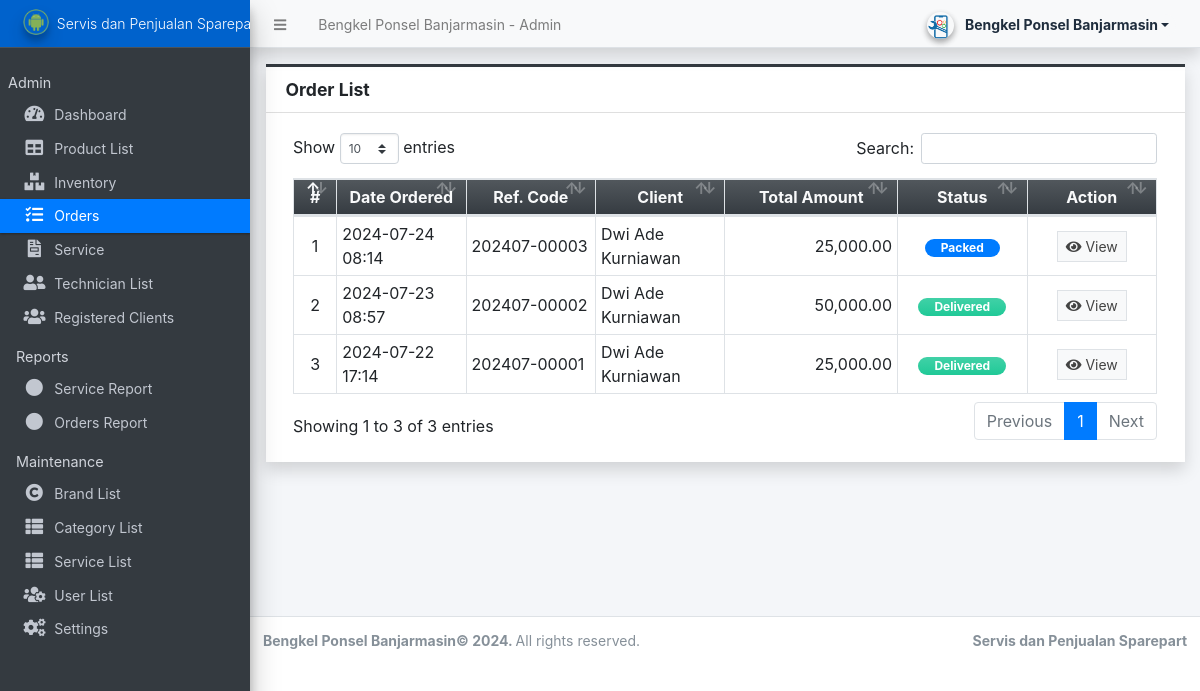
Screenshot of /admin/?page=orders (signed in) with the database file from the repository.
### tables this page shows
CREATE TABLE `order_list` (
  `id` int(30) NOT NULL,
  `ref_code` varchar(100) NOT NULL,
  `client_id` int(30) NOT NULL,
  `total_amount` float NOT NULL DEFAULT 0,
  `delivery_address` text NOT NULL,
  `status` tinyint(1) NOT NULL DEFAULT 0 COMMENT '0=pending,1 = packed, 2 = for delivery, 3 = on the way, 4 = delivered, 5=cancelled',
  `date_created` datetime NOT NULL DEFAULT current_timestamp(),
  `date_updated` datetime DEFAULT NULL ON UPDATE current_timestamp()
);

### admin/orders/index.php (the view, shortened to what this page needs)
<div class="card card-outline card-dark shadow rounded-0">
    <div class="card-header">
        <h3 class="card-title"><b>Order List</b></h3>
    </div>
    <div class="card-body">
        <div class="container-fluid">
            <table class="table table-stripped table-bordered">
                <colgroup>
                    <col width="5%">
                    <col width="15%">
                    <col width="15%">
                    <col width="15%">
                    <col width="20%">
                    <col width="15%">
                    <col width="15%">
                </colgroup>
                <thead>
                    <tr class="bg-gradient-dark text-light">
                        <th class="text-center">#</th>
                        <th class="text-center">Date Ordered</th>
                        <th class="text-center">Ref. Code</th>
                        <th class="text-center">Client</th>
                        <th class="text-center">Total Amount</th>
                        <th class="text-center">Status</th>
                        <th class="text-center">Action</th>
                    </tr>
                </thead>
                <tbody>
                    <?php
                    $i = 1;
                    $orders = $conn->query("SELECT o.*,concat(c.firstname,' ',c.middlename,' ',c.lastname) as fullname FROM `order_list` o inner join client_list c on o.client_id = c.id order by o.status asc, unix_timestamp(o.date_created) desc ");
                    while($row = $orders->fetch_assoc()):
                    ?>
                        <tr>
                            <td class="text-center"><?= $i++ ?></td>
                            <td><?= date("Y-m-d H:i", strtotime($row['date_created'])) ?></td>
                            <td><?= $row['ref_code'] ?></td>
                            <td><?= $row['fullname'] ?></td>
                            <td class="text-right"><?= number_format($row['total_amount'],2) ?></td>
                            <td class="text-center">
                                <?php if($row['status'] == 0): ?>
                                    <span class="badge badge-secondary px-3 rounded-pill">Pending</span>
                                <?php elseif($row['status'] == 1): ?>
                                    <span class="badge badge-primary px-3 rounded-pill">Packed</span>
                                <?php elseif($row['status'] == 2): ?>
                                    <span class="badge badge-success px-3 rounded-pill">For Delivery</span>
                                <?php elseif($row['status'] == 3): ?>
                                    <span class="badge badge-warning px-3 rounded-pill">On the Way</span>
                                <?php elseif($row['status'] == 4): ?>
                                    <span class="badge badge-default bg-gradient-teal px-3 rounded-pill">Delivered</span>
                                <?php else: ?>
                                    <span class="badge badge-danger px-3 rounded-pill">Cancelled</span>
                                <?php endif; ?>
                            </td>
                            <td class="text-center">
                                <a class="btn btn-flat btn-sm btn-default border view_data" href="./?page=orders/view_order&id=<?= $row['id'] ?>" data-id="<?= $row['id'] ?>"><i class="fa fa-eye"></i> View</a>
                            </td>
                        </tr>
                    <?php endwhile; ?>
                </tbody>
            </table>
        </div>
    </div>
</div>

### rows the page displays
order_list: date_created "2024-07-24 08:14", ref_code "202407-00003", fullname "Dwi Ade Kurniawan", total_amount "25,000.00", status "Packed"
order_list: date_created "2024-07-23 08:57", ref_code "202407-00002", fullname "Dwi Ade Kurniawan", total_amount "50,000.00", status "Delivered"
order_list: date_created "2024-07-22 17:14", ref_code "202407-00001", fullname "Dwi Ade Kurniawan", total_amount "25,000.00", status "Delivered"

### other values shown
$_settings->info('name') "Bengkel Ponsel Banjarmasin"
$_settings->userdata('firstname').' '.$_settings->userdata('lastname') "Bengkel Ponsel Banjarmasin"
$_settings->info('short_name') "Servis dan Penjualan…"
$_settings->info('short_name') "Servis dan Penjualan Sparepart"
